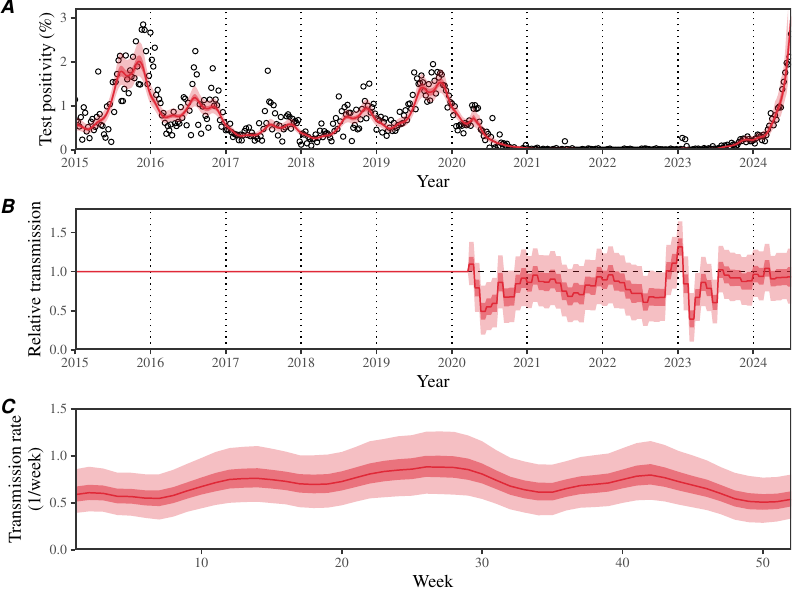

Reproduce this figure in R.
library(tidyr)
library(dplyr)
library(lubridate)
library(ggplot2); theme_set(theme_bw(base_family="Times", base_size = 13))
library(rstan)
library(egg)
source("../script/script_incidence.R")

load("../stanfit_sirs/stanfit_sirs_us_npi.rda")
load("../data/data_processed_mobility_us.rda")

ss <- summary(stanfit_sirs_us_npi)

N <- nrow(data_myco_gather)

fitdata <- data.frame(
	year=data_myco_gather$year,
	week=data_myco_gather$week,
	est=ss$summary[grepl("Ifit\\[", rownames(ss$summary)),6][1:N],
	lwr=ss$summary[grepl("Ifit\\[", rownames(ss$summary)),4][1:N],
	upr=ss$summary[grepl("Ifit\\[", rownames(ss$summary)),8][1:N],
	lwr2=ss$summary[grepl("Ifit\\[", rownames(ss$summary)),5][1:N],
	upr2=ss$summary[grepl("Ifit\\[", rownames(ss$summary)),7][1:N]
)

npidata <- data.frame(
	year=data_myco_gather$year,
	week=data_myco_gather$week,
	est=ss$summary[grepl("npieff\\[", rownames(ss$summary)),6][1:N],
	lwr=ss$summary[grepl("npieff\\[", rownames(ss$summary)),4][1:N],
	upr=ss$summary[grepl("npieff\\[", rownames(ss$summary)),8][1:N],
	lwr2=ss$summary[grepl("npieff\\[", rownames(ss$summary)),5][1:N],
	upr2=ss$summary[grepl("npieff\\[", rownames(ss$summary)),7][1:N]
)

betadata <- data.frame(
	week=1:52,
	est=ss$summary[grepl("beta\\[", rownames(ss$summary)),6],
	lwr=ss$summary[grepl("beta\\[", rownames(ss$summary)),4],
	upr=ss$summary[grepl("beta\\[", rownames(ss$summary)),8],
	lwr2=ss$summary[grepl("beta\\[", rownames(ss$summary)),5],
	upr2=ss$summary[grepl("beta\\[", rownames(ss$summary)),7]
)

g1 <- ggplot(data_myco_gather) +
	geom_vline(xintercept=2015:2024, lty=3) +
	geom_point(aes(year+week/52, value*100), shape=1) +
	geom_line(data=fitdata, aes(year+week/52, est*100), col="#E02938") +
	geom_ribbon(data=fitdata, aes(year+week/52, ymin=lwr*100, ymax=upr*100), fill="#E02938", alpha=0.3) +
	geom_ribbon(data=fitdata, aes(year+week/52, ymin=lwr2*100, ymax=upr2*100), fill="#E02938", alpha=0.5) +
	scale_x_continuous("Year", expand=c(0, 0),
										 breaks=2015:2024) +
	scale_y_continuous("Test positivity (%)", limits=c(0, 3.2), expand=c(0, 0)) +
	theme(
		strip.background = element_blank(),
		panel.grid = element_blank(),
		panel.border = element_rect(linewidth=1)
	)

g2 <- ggplot(npidata) +
	geom_vline(xintercept=2015:2024, lty=3) +
	geom_hline(yintercept=1, lty=2) +
	geom_line(aes(year+week/52, est), col="#E02938") +
	geom_ribbon(aes(year+week/52, ymin=lwr, ymax=upr), fill="#E02938", alpha=0.3) +
	geom_ribbon(aes(year+week/52, ymin=lwr2, ymax=upr2), fill="#E02938", alpha=0.5) +
	scale_x_continuous("Year", expand=c(0, 0),
										 breaks=2015:2024) +
	scale_y_continuous("Relative transmission", expand=c(0, 0), limits=c(0, 1.8)) +
	theme(
		strip.background = element_blank(),
		panel.grid = element_blank(),
		panel.border = element_rect(linewidth=1)
	)

g3 <- ggplot(betadata) +
	geom_line(aes(week, est), col="#E02938") +
	geom_ribbon(aes(week, ymin=lwr, ymax=upr), fill="#E02938", alpha=0.3) +
	geom_ribbon(aes(week, ymin=lwr2, ymax=upr2), fill="#E02938", alpha=0.5) +
	scale_x_continuous("Week", expand=c(0, 0)) +
	scale_y_continuous("Transmission rate\n(1/week)", expand=c(0, 0), limits=c(0, 1.5)) +
	theme(
		strip.background = element_blank(),
		panel.grid = element_blank(),
		panel.border = element_rect(linewidth=1)
	)

gcomb <- ggarrange(g1, g2, g3, nrow=3,
									 labels=c("A", "B", "C"))

ggsave("figure1.pdf", gcomb, width=8, height=6)
